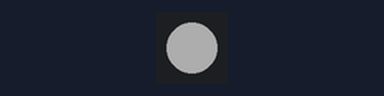
This program was run on a simulated Raspberry Pi Pico running MicroPython. Parts: 1 RGB LEDs in strip order, left to right. Dim RGB values are drawn brighter than linear. At 2.0 s the program stops and its outputs stay as they are.

Above: at 0.1 s.
At 2.1 s:
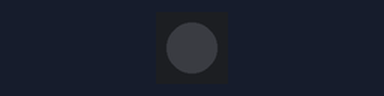
Timing chart, 0 to 3.5 s (numbered marks = the images above):
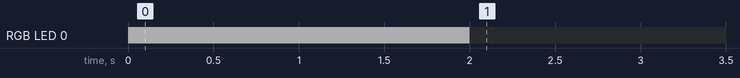

Measured:
- by itself, RGB LED 0: off → RGB(50, 50, 50) at 0.00 s, → off 2.0 s later

The program:

neopixel_basic.py
```python
from time import sleep

from machine import Pin
from neopixel import NeoPixel

pixels = NeoPixel(Pin(28), 1)  # 1 pixel on Pin 28

pixels[0] = (50, 50, 50)
pixels.write()

sleep(2.0)

pixels[0] = (0, 0, 0)
pixels.write()
```
